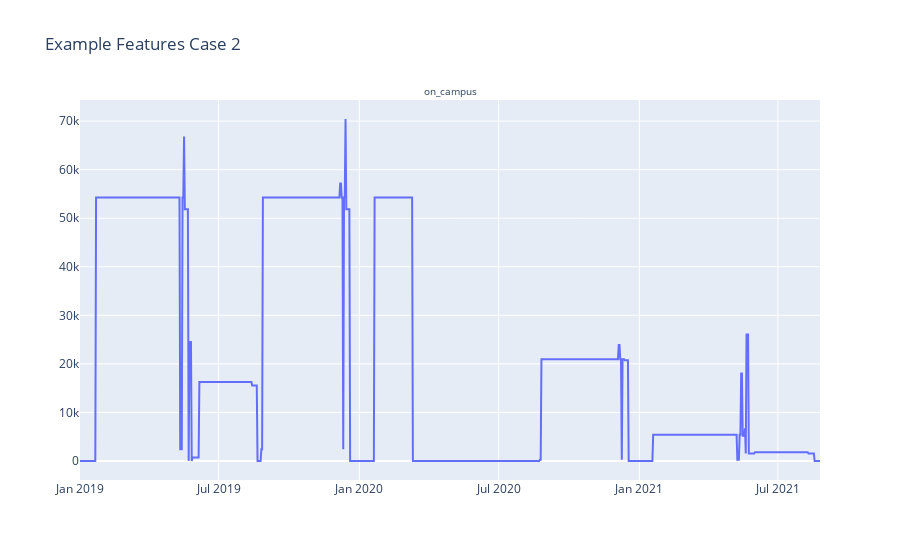

Notebook source saved alongside this figure:
### Code cell
plot_case_features(df_case_2, 'Case 2')

### Figure 1 — Plotly figure (JSON) as saved in the notebook; plotly's stock layout.template omitted (floating-point values rounded to 4 significant figures; data arrays with more than 128 entries replaced by an {"elided": "..."} marker saying what was removed)
{"data": [{"mode": "lines", "name": "on_campus", "type": "scatter", "x": {"elided": "968 str values"}, "xaxis": "x", "y": {"elided": "968 int values"}, "yaxis": "y"}], "layout": {"annotations": [{"font": {"size": 10}, "showarrow": false, "text": "on_campus", "x": 0.5, "xanchor": "center", "xref": "paper", "y": 1, "yanchor": "bottom", "yref": "paper"}], "autosize": true, "title": {"text": "Example Features Case 2"}, "xaxis": {"anchor": "y", "autorange": true, "domain": [0, 1], "range": ["2019-01-01", "2021-08-25"], "type": "date"}, "yaxis": {"anchor": "x", "autorange": true, "domain": [0, 1], "range": [-3913.0, 74340.0], "type": "linear"}}}
